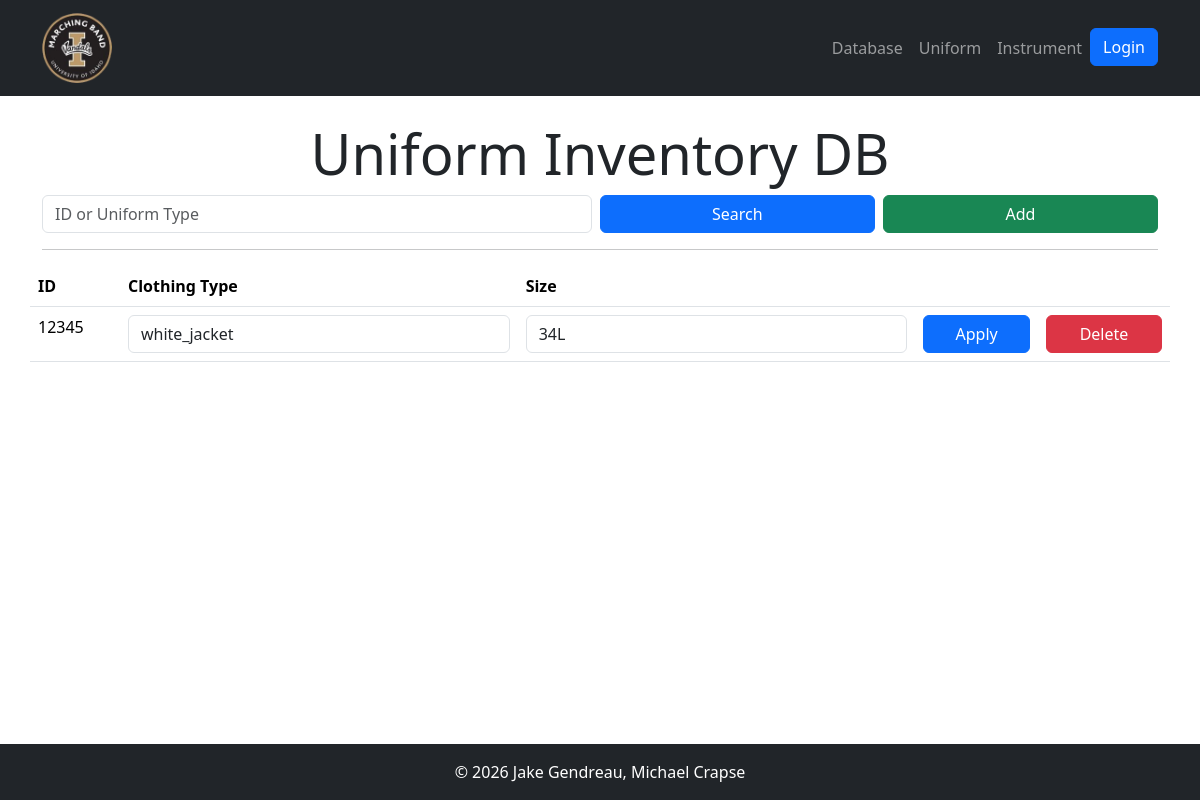
Before: /vmb/database/uniform_db/ with the older database file.
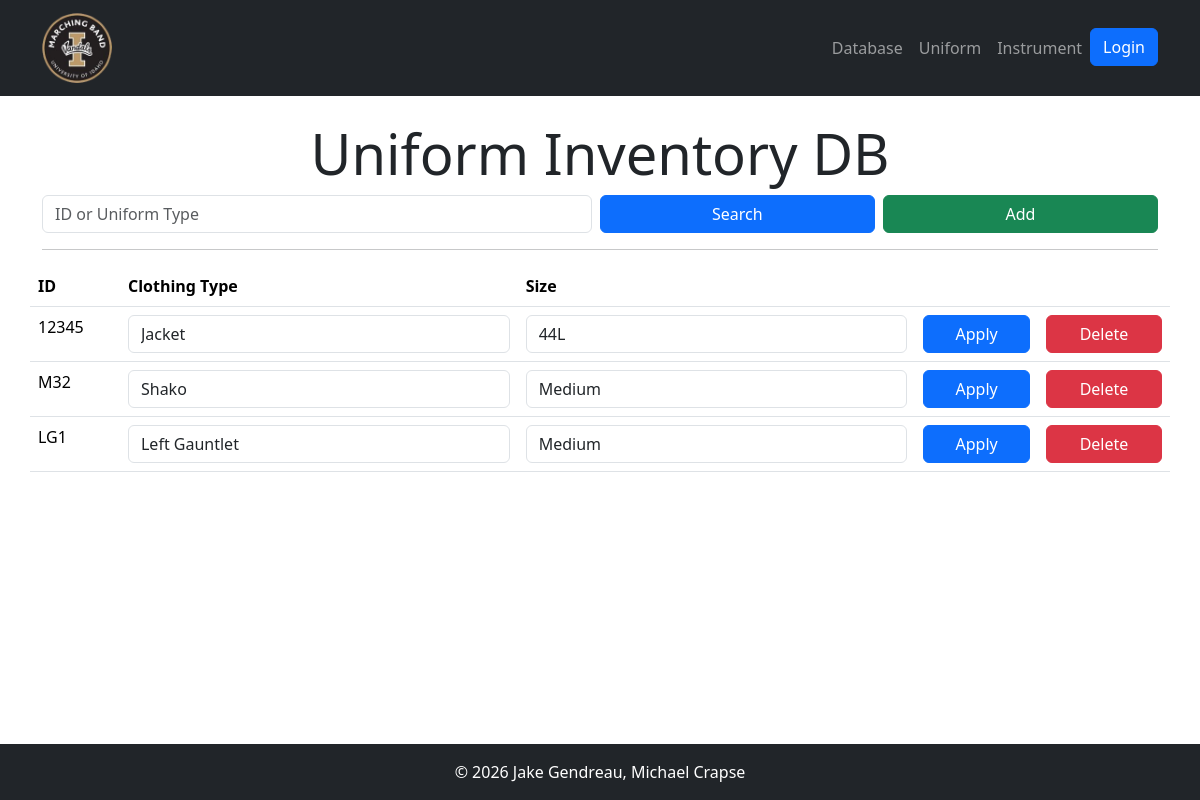
After: the same page with the newer database file.
### inventory/models.py (models this page shows, shortened)
class Uniform_Piece(models.Model):
    clothing_id = models.CharField(max_length=16, primary_key=True)
    size = models.CharField(max_length=32)
    clothing_type = models.CharField(
        max_length=32,
        choices=CLOTHING_CHOICES,
    )
    notes = models.CharField(max_length=128)

### inventory/views.py (the view)
# urls.py: path("database/uniform_db/", views.uniform_db, name="uniform_db"),
def uniform_db(request):
    uniforms = Uniform_Piece.objects.all()
    query = request.GET.get('search_box', '').strip()
    if query:
        uniforms = uniforms.filter(
            Q(clothing_id__icontains=query) |
            Q(size__icontains=query) |
            Q(clothing_type__icontains=query)
        )
    return render(request, "vmbsite/uniform_db.html", {'uniforms': uniforms})

### inventory/templates/vmbsite/uniform_db.html (shortened to what this page needs)
{% extends "vmbsite/base.html" %}
{% load static %}
{% block content %}
<div class="row">
    <div class="col-md-8 mx-auto text-center">
        <h1 class="display-4">Uniform Inventory DB</h1>
    </div>
</div>
<div class="row">
    <form id="member-form">
        <div class="d-flex gap-2 align-items-center">
            <input type="text" id="search_box" class="form-control w-50" name="search_box" placeholder="ID or Uniform Type">
            <button type="button" id="submit-btn" class="btn btn-primary w-25">Search</button>
            <button type="button" class="btn btn-success w-25" data-bs-toggle="modal" data-bs-target="#addUniformModal">
                Add
            </button>
        </div>
    </form>
</div>
<hr>
<div class="row">
    <table class="table">
    <thead>
        <tr>
        <th scope="col">ID</th>
        <th scope="col">Clothing Type</th>
        <th scope="col">Size</th>
        <th scope="col"></th>
        <th scope="col"></th>
        </tr>
    </thead>
    <tbody>
        {% for uniform in uniforms %}
        <tr data-id="{{ uniform.clothing_id }}">
            <td>{{ uniform.clothing_id }}</td>
            <td><input type="text" class="form-control clothing-type" value="{{ uniform.clothing_type }}"></td>
            <td><input type="text" class="form-control clothing-size" value="{{ uniform.size }}"></td>
            <td><button class="btn btn-primary update-btn w-100">Apply</button></td>
            <td><button class="btn btn-danger delete-btn w-100">Delete</button></td>
        </tr>
        {% empty %}
        <tr>
            <td colspan="5" class="text-center text-muted">No uniform pieces found in the database.</td>
        </tr>
        {% endfor %}
    </tbody>
    </table>
</div>
{% endblock %}

Changed rows visible on the page:
changed Uniform_Piece id 12345: clothing_type "white_jacket" → "Jacket"; size "34L" → "44L"
added Uniform_Piece: clothing_id "M32", clothing_type "Shako", size "Medium"
added Uniform_Piece: clothing_id "LG1", clothing_type "Left Gauntlet", size "Medium"
